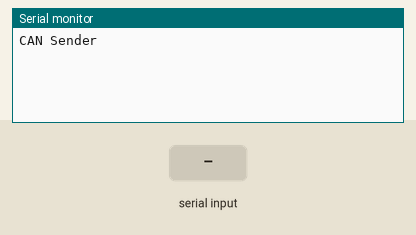
Simulated run of this sketch. Board: Arduino Uno, built with avr-gcc and run on an emulated ATmega328P. On the bench: the last lines printed to the serial monitor. The inputs (shaded band) are chosen by the test bench.

Above: at 1.2 s.
1.3 s: "1\n" received over Serial
At 2.4 s:
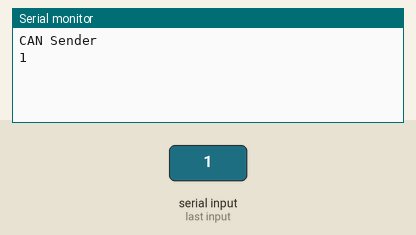
2.8 s: "0\n" received over Serial
At 3.5 s:
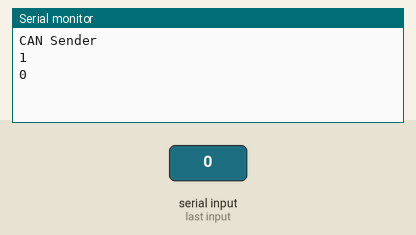

The sketch:

CANSender.ino
```cpp
// (licence header left out)
#include <CAN.h>

int count = 0;

void setup() {
  Serial.begin(9600);
  while (!Serial);

  Serial.println("CAN Sender");

  // start the CAN bus at 500 kbps
  if (!CAN.begin(500E3)) {
    Serial.println("Starting CAN failed!");
    while (1);
  }
}

void loop() {
  if (Serial.available()){
    char cmd = Serial.read();
    Serial.write(cmd);
    if (count == 1) {
      CAN.beginPacket(0x12);
    }
    CAN.write(cmd);
    if (count == 8 || cmd == '\n') {
      CAN.endPacket();
      count = 0;
    }
    count++;
  }
}
```

Measured:
- after the input at 1.3 s, the serial monitor: prints a new line at once (image 1)
- after the input at 2.8 s, the serial monitor: prints a new line at once (image 2)
